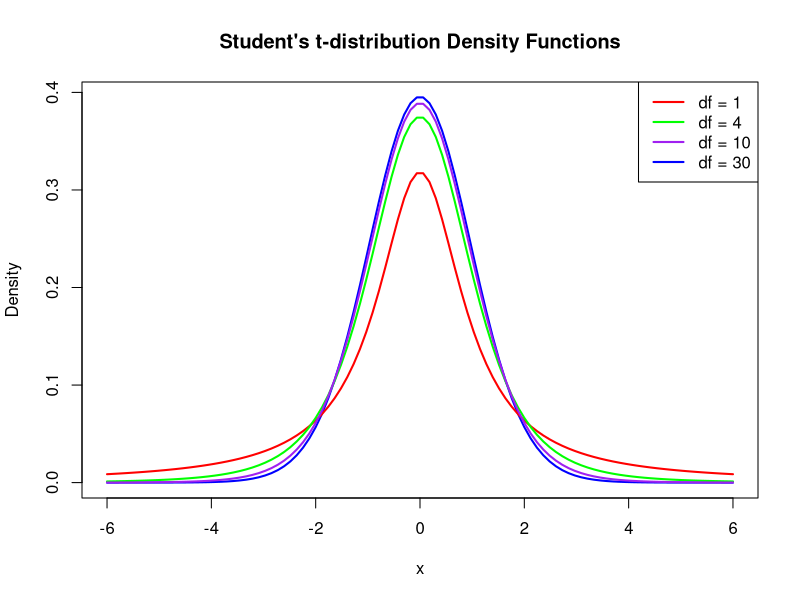

This figure's R source:
x <- seq(-6, 6, length.out = 100)
df_values <- c(1, 4, 10, 30)
density_values <- sapply(df_values, function(d) dt(x, df = d))

plot(x, density_values[,4], type = "l", col = "blue", lwd = 2,
     ylab = "Density", xlab = "x",
     main = "Student's t-distribution Density Functions")
lines(x, density_values[,1], col = "red", lwd = 2)
lines(x, density_values[,2], col = "green", lwd = 2)
lines(x, density_values[,3], col = "purple", lwd = 2)
legend("topright", legend = paste("df =", df_values),
       col = c("red", "green", "purple", "blue"), lwd = 2)